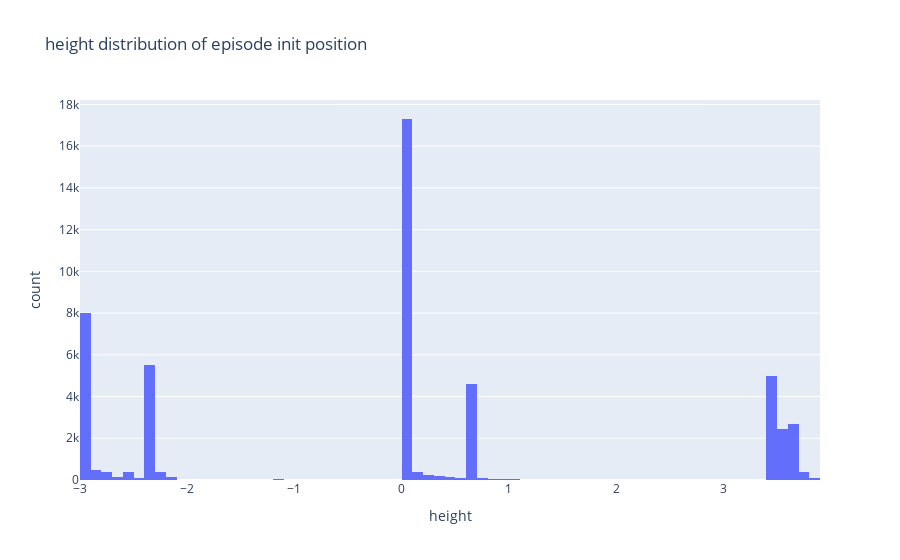

Write notebook code for a chart like this one.
### Code cell
init_positions = []
init_heights = []
for episode in scene_task_data['episodes']:
    init_positions.append(episode['start_position'])
    init_heights.append(episode['start_position'][1])
   
# print 
# heights, counts = np.unique(init_heights, return_counts=True)
# sort_idx = np.argsort(-counts)
# counts = counts[sort_idx]
# heights = heights[sort_idx]
# print({heights[i]:counts[i]
#     for i in range(len(heights))
# })

# visualize 
import plotly.express as px
positions = np.array(init_positions)
df = pd.DataFrame({
    'x': positions[:,0],
    'y': positions[:,1],
    'z': positions[:,2],
})
fig = px.histogram(
    df, 
    x='y', # height is y-axis
    title='height distribution of episode init position',
    labels={'y':'height'}) 
fig.show()

### Figure 1 — Plotly figure (JSON) as saved in the notebook; plotly's stock layout.template omitted (floating-point values rounded to 4 significant figures; data arrays with more than 128 entries replaced by an {"elided": "..."} marker saying what was removed)
{"data": [{"alignmentgroup": "True", "bingroup": "x", "hovertemplate": "height=%{x}<br>count=%{y}<extra></extra>", "legendgroup": "", "marker": {"color": "#636efa", "pattern": {"shape": ""}}, "name": "", "offsetgroup": "", "orientation": "v", "showlegend": false, "type": "histogram", "x": {"elided": "49997 float values"}, "xaxis": "x", "yaxis": "y"}], "layout": {"barmode": "relative", "legend": {"tracegroupgap": 0}, "title": {"text": "height distribution of episode init position"}, "xaxis": {"anchor": "y", "domain": [0, 1], "title": {"text": "height"}}, "yaxis": {"anchor": "x", "domain": [0, 1], "title": {"text": "count"}}}}
